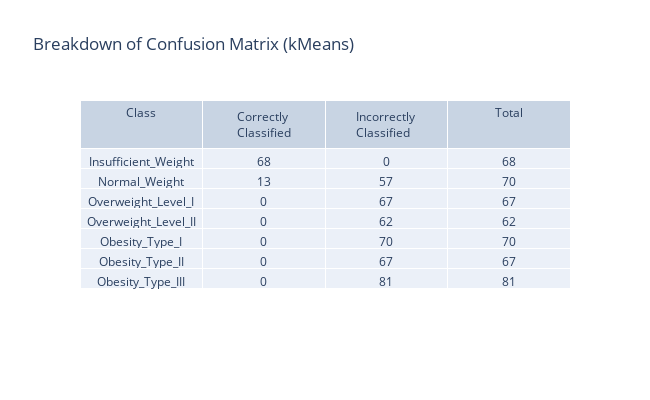

Notebook source saved alongside this figure:
### Code cell
gather_prediction_info(labels,ypred,y_test,"(kMeans)")
print("Silhoutte Score: "+str(silhouette_score(X_train,y_train)))

cv_score = np.array(cross_val_score(Kmeans, X_train,y_train, cv=10)).mean()
cf_matrix = confusion_matrix(y_test,ypred)
metrics = precision_recall_fscore_support(y_test,ypred,average="weighted")
precision,recall,f1=metrics[0],metrics[1],metrics[2]
accuracy= accuracy_score(y_test,ypred)

print("Cross Validation Score: {0}\nPrecision Score: {1}\nRecall Score: {2}\nF1 score: {3}\nAccuracy: {4}".format(cv_score,precision,recall,f1,accuracy))

print("\nConfusion Matrix \n----------------")
sns.heatmap(pd.DataFrame(cf_matrix, labels, labels), annot=True, annot_kws={"size": 14},cmap = 'coolwarm') # font size
plt.title("Confusion Matrix (KNN)",loc='left', fontweight='bold',  style='italic')
plt.show()

interpret_confusion_matrix(cf_matrix,"Breakdown of Confusion Matrix (kMeans)", labels)

### Figure 1 — Plotly figure (JSON) as saved in the notebook; plotly's stock layout.template omitted (floating-point values rounded to 4 significant figures)
{"data": [{"cells": {"values": [["Insufficient_Weight", "Normal_Weight", "Overweight_Level_I", "Overweight_Level_II", "Obesity_Type_I", "Obesity_Type_II", "Obesity_Type_III"], [68, 13, 0, 0, 0, 0, 0], [0, 57, 67, 62, 70, 67, 81], [68, 70, 67, 62, 70, 67, 81]]}, "columnwidth": 5, "header": {"values": ["Class", "Correctly Classified", "Incorrectly Classified", "Total"]}, "type": "table"}], "layout": {"height": 400, "title": {"text": "Breakdown of Confusion Matrix (kMeans)"}, "width": 650}}
